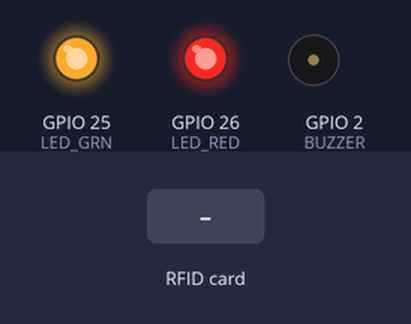
Simulated run of this sketch. Board: ESP32. Parts: output pins drawn as LEDs (lit = HIGH), buzzer (waves = sounding, pin HIGH). Dashed ring = blinking. Inputs (shaded band) come from the test bench. WiFi joins after 1.5 s; servers stay silent unless stated; uploads are accepted with an empty reply; what the sketch prints to the serial monitor is not drawn.

Above: at 1.2 s.
At 4.2 s:
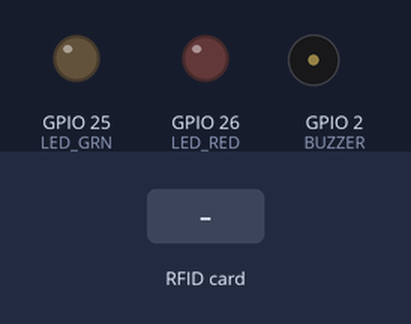
4.3 s: RFID card 5E 7A 19 C4 held to the reader
At 4.7 s:
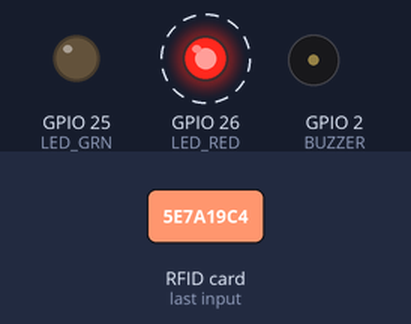
Timing chart, 0 to 7.3 s (numbered marks = the images above; inputs shaded):
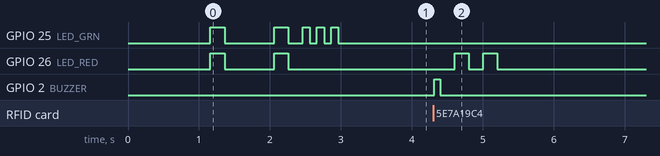

The sketch:

rfid_attendance.ino
```cpp
// ============================================================
// ARDUINO CODE — RFID Attendance System
// Hardware: ESP32 + RC522 RFID Reader
//
// Libraries required (install via Arduino Library Manager):
//   - MFRC522 by GithubCommunity
//   - ArduinoJson by Benoit Blanchon
//   (WiFi and HTTPClient are built-in for ESP32)
//
// Board Manager URL (if not already added):
//   https://raw.githubusercontent.com/espressif/arduino-esp32/gh-pages/package_esp32_index.json
// Board: Tools → Board → ESP32 Dev Module
// ============================================================

#include <SPI.h>
#include <MFRC522.h>
#include <WiFi.h>
#include <HTTPClient.h>
#include <ArduinoJson.h>

// ── Pin Configuration (ESP32) ──────────────────────────────
// RC522 uses VSPI (default SPI bus on ESP32)
//
//  RC522 Pin  →  ESP32 Pin
//  ─────────────────────────────
//  SDA (SS)   →  GPIO 5
//  SCK        →  GPIO 18  (VSPI CLK)
//  MOSI       →  GPIO 23  (VSPI MOSI)
//  MISO       →  GPIO 19  (VSPI MISO)
//  IRQ        →  Not connected
//  GND        →  GND
//  RST        →  GPIO 4
//  3.3V       →  3.3V  ⚠️ NOT 5V — will damage RC522
//
//  Buzzer (+) →  GPIO 2   (active buzzer)
//  LED Green  →  GPIO 25  (with 330Ω resistor to GND)
//  LED Red    →  GPIO 26  (with 330Ω resistor to GND)

#define SS_PIN    5
#define RST_PIN   4
#define BUZZER    2
#define LED_GRN  25
#define LED_RED  26

// ── WiFi & Server Config ───────────────────────────────────
const char* WIFI_SSID     = "YOUR_WIFI_SSID";
const char* WIFI_PASSWORD = "YOUR_WIFI_PASSWORD";
const char* SERVER_URL    = "https://rfid.makelearners.com/rfid/scan"; // Your Node.js server IP:PORT

// ── Globals ────────────────────────────────────────────────
MFRC522 rfid(SS_PIN, RST_PIN);
String lastUID         = "";
unsigned long lastScan = 0;
const unsigned long DEBOUNCE_MS = 3000; // Ignore same card within 3 seconds

// ══ SETUP ═════════════════════════════════════════════════
void setup() {
  Serial.begin(115200);
  delay(500);

  pinMode(BUZZER,  OUTPUT);
  pinMode(LED_GRN, OUTPUT);
  pinMode(LED_RED, OUTPUT);
  digitalWrite(BUZZER,  LOW);
  digitalWrite(LED_GRN, LOW);
  digitalWrite(LED_RED, LOW);

  // Init SPI and RFID
  SPI.begin();
  rfid.PCD_Init();
  delay(100);

  Serial.println("\n=============================");
  Serial.println("  RFID Attendance System");
  Serial.println("  ESP32 + RC522");
  Serial.println("=============================");
  rfid.PCD_DumpVersionToSerial();

  // Connect WiFi
  connectWiFi();
}

// ══ LOOP ══════════════════════════════════════════════════
void loop() {
  // Reconnect WiFi if dropped
  if (WiFi.status() != WL_CONNECTED) {
    Serial.println("⚠ WiFi lost. Reconnecting...");
    connectWiFi();
  }

  // Wait for RFID card
  if (!rfid.PICC_IsNewCardPresent() || !rfid.PICC_ReadCardSerial()) {
    delay(100);
    return;
  }

  // Build UID hex string
  String uid = "";
  for (byte i = 0; i < rfid.uid.size; i++) {
    if (rfid.uid.uidByte[i] < 0x10) uid += "0";
    uid += String(rfid.uid.uidByte[i], HEX);
  }
  uid.toUpperCase();

  Serial.println("\n📡 Card scanned — UID: " + uid);

  // Debounce: skip same card scanned too quickly
  unsigned long now = millis();
  if (uid == lastUID && (now - lastScan) < DEBOUNCE_MS) {
    Serial.println("⏭ Debounce — same card, skipping.");
    rfid.PICC_HaltA();
    rfid.PCD_StopCrypto1();
    return;
  }
  lastUID  = uid;
  lastScan = now;

  // Quick beep to confirm scan detected
  buzzBeep(1, 80);

  // Send to Node.js server
  sendToServer(uid);

  rfid.PICC_HaltA();
  rfid.PCD_StopCrypto1();
}

// ══ WiFi Connect ══════════════════════════════════════════
void connectWiFi() {
  Serial.print("Connecting to WiFi: ");
  Serial.println(WIFI_SSID);
  WiFi.mode(WIFI_STA);
  WiFi.begin(WIFI_SSID, WIFI_PASSWORD);

  int attempts = 0;
  while (WiFi.status() != WL_CONNECTED && attempts < 30) {
    delay(500);
    Serial.print(".");
    blinkBoth(1, 200);
    attempts++;
  }

  if (WiFi.status() == WL_CONNECTED) {
    Serial.println("\n✅ WiFi connected!");
    Serial.println("   IP: " + WiFi.localIP().toString());
    Serial.println("   RSSI: " + String(WiFi.RSSI()) + " dBm");
    blinkGreen(3, 100);
  } else {
    Serial.println("\n❌ WiFi connection failed. Will retry...");
    blinkRed(5, 150);
  }
}

// ══ HTTP POST to Node.js ══════════════════════════════════
void sendToServer(String uid) {
  if (WiFi.status() != WL_CONNECTED) {
    Serial.println("❌ No WiFi — cannot send.");
    blinkRed(3, 200);
    return;
  }

  HTTPClient http;
  http.begin(SERVER_URL);
  http.addHeader("Content-Type", "application/json");
  http.setTimeout(8000);

  // Build JSON payload
  StaticJsonDocument<128> doc;
  doc["rfid"]      = uid;
  doc["device_ip"] = WiFi.localIP().toString();
  String payload;
  serializeJson(doc, payload);

  Serial.println("📤 Sending → " + String(SERVER_URL));
  Serial.println("   Body: " + payload);

  int httpCode = http.POST(payload);
  Serial.println("   HTTP Status: " + String(httpCode));

  if (httpCode == 200) {
    String response = http.getString();
    Serial.println("   Response: " + response);

    StaticJsonDocument<256> resp;
    DeserializationError err = deserializeJson(resp, response);

    if (!err) {
      bool success      = resp["success"]   | false;
      const char* user  = resp["user"]      | "Unknown";
      const char* status= resp["status"]    | "unknown";
      const char* scan  = resp["scan_type"] | "";
      const char* msg   = resp["message"]   | "";
      const char* time  = resp["time"]      | "";

      if (success) {
        Serial.printf("✅ %s — %s [%s] at %s\n", user, status, scan, time);

        if      (strcmp(status, "present") == 0)    { blinkGreen(2, 200);  buzzBeep(1, 300); }
        else if (strcmp(status, "late")    == 0)    { blinkYellow(3, 200); buzzBeep(2, 200); }
        else if (strcmp(status, "early_leave") == 0){ blinkYellow(2, 200); buzzBeep(2, 150); }
        else                                         { blinkGreen(1, 400);  buzzBeep(1, 300); }

      } else {
        Serial.println("❌ Server rejected: " + String(msg));
        blinkRed(3, 200);
        buzzBeep(3, 100);
      }

    } else {
      Serial.println("❌ Failed to parse server response");
      blinkRed(2, 200);
    }

  } else if (httpCode < 0) {
    Serial.println("❌ Connection failed: " + http.errorToString(httpCode));
    blinkRed(5, 100);
    buzzBeep(3, 100);
  } else {
    Serial.println("❌ HTTP Error: " + String(httpCode));
    blinkRed(3, 200);
  }

  http.end();
}

// ══ LED Helpers ═══════════════════════════════════════════
void blinkGreen(int times, int ms) {
  for (int i = 0; i < times; i++) {
    digitalWrite(LED_GRN, HIGH); delay(ms);
    digitalWrite(LED_GRN, LOW);  delay(ms);
  }
}

void blinkRed(int times, int ms) {
  for (int i = 0; i < times; i++) {
    digitalWrite(LED_RED, HIGH); delay(ms);
    digitalWrite(LED_RED, LOW);  delay(ms);
  }
}

void blinkYellow(int times, int ms) {
  // Yellow = Red + Green on simultaneously
  for (int i = 0; i < times; i++) {
    digitalWrite(LED_RED, HIGH); digitalWrite(LED_GRN, HIGH); delay(ms);
    digitalWrite(LED_RED, LOW);  digitalWrite(LED_GRN, LOW);  delay(ms);
  }
}

void blinkBoth(int times, int ms) { blinkYellow(times, ms); }

// ══ Buzzer Helper ═════════════════════════════════════════
void buzzBeep(int times, int ms) {
  for (int i = 0; i < times; i++) {
    digitalWrite(BUZZER, HIGH); delay(ms);
    digitalWrite(BUZZER, LOW);
    if (i < times - 1) delay(80); // gap between beeps
  }
}

// ══ WIRING SUMMARY ════════════════════════════════════════
/*
  RC522       →  ESP32
  ──────────────────────────
  SDA (SS)    →  GPIO 5
  SCK         →  GPIO 18
  MOSI        →  GPIO 23
  MISO        →  GPIO 19
  IRQ         →  (not used)
  GND         →  GND
  RST         →  GPIO 4
  VCC (3.3V)  →  3.3V  ⚠️ NOT 5V!

  BUZZER (active):
  + → GPIO 2 → Buzzer → GND

  LEDs (use 330Ω resistors):
  Green: GPIO 25 → 330Ω → LED(+) → LED(-) → GND
  Red:   GPIO 26 → 330Ω → LED(+) → LED(-) → GND

  FEEDBACK CODES:
  ──────────────────────────────────
  Green  x2 blink + 1 long beep  = Present (check-in/out)
  Yellow x3 blink + 2 beeps      = Late arrival
  Yellow x2 blink + 2 short beep = Early leave checkout
  Red    x3 blink + 3 beeps      = Unknown card / server error
  Red    x5 blink + 3 beeps      = Network error
  Green  x3 blink (startup)      = WiFi connected OK

  BEFORE UPLOADING:
  1. Install Board: ESP32 by Espressif via Boards Manager
  2. Install libraries: MFRC522, ArduinoJson
  3. Set: WIFI_SSID, WIFI_PASSWORD, SERVER_URL
  4. Tools → Board → ESP32 Dev Module
  5. Tools → Port → (your COM port)
  6. Upload & open Serial Monitor at 115200 baud
*/
```

Measured:
- after the input at 4.3 s, GPIO 26 (LED_RED): alternates HIGH for 0.20 s and LOW for 0.20 s, 4 changes in all, then stays LOW, starting after 0.30 s; GPIO 2 (BUZZER): LOW → HIGH at once, → LOW 0.08 s later
